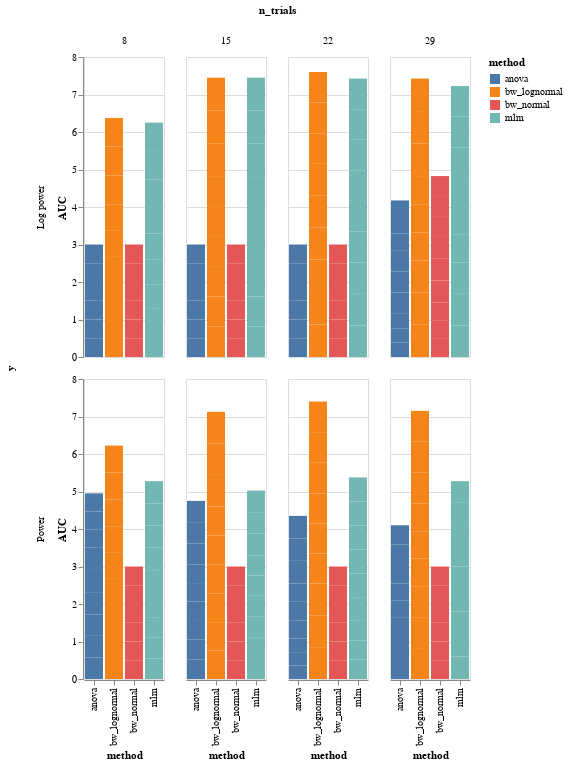
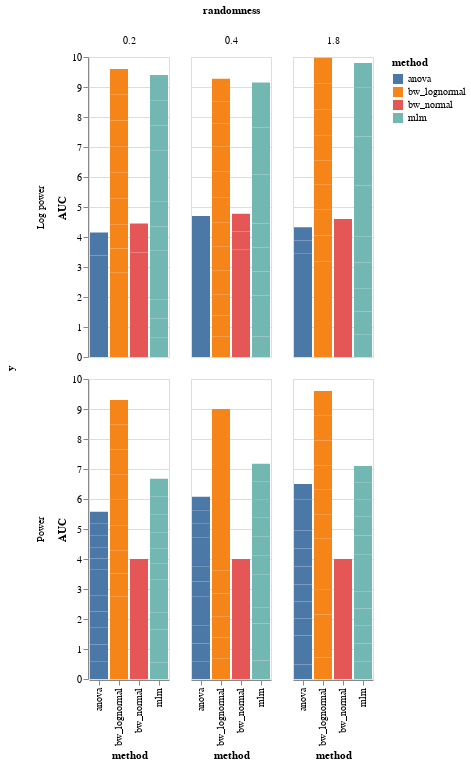

The notebook cell saved with these charts, in order:
### Markdown cell above
## Binary

### Code cell
reload(model_comparison)
bars,roc=model_comparison.plot_roc(res, binary=True)
bars.facet(column='n_trials', row='y').display()
bars.facet(column='randomness', row='y').display()

### Figure 1 — Vega-Lite specification as saved in the notebook (floating-point values rounded to 4 significant figures; data arrays with more than 128 entries replaced by an {"elided": "..."} marker saying what was removed)
{"config": {"view": {"continuousWidth": 400, "continuousHeight": 300}}, "data": {"name": "data-9efe20dfe8a071d619920c0d25ced43e"}, "facet": {"column": {"type": "quantitative", "field": "n_trials"}, "row": {"type": "nominal", "field": "y"}}, "spec": {"mark": "bar", "encoding": {"color": {"type": "nominal", "field": "method"}, "x": {"type": "nominal", "field": "method"}, "y": {"type": "quantitative", "field": "AUC"}}, "selection": {"selector088": {"type": "interval", "bind": "scales", "encodings": ["x", "y"]}}}, "$schema": "https://vega.github.io/schema/vega-lite/v4.8.1.json", "datasets": {"data-9efe20dfe8a071d619920c0d25ced43e": {"elided": "258 records"}}}

### Figure 2 — Vega-Lite specification as saved in the notebook (floating-point values rounded to 4 significant figures; data arrays with more than 128 entries replaced by an {"elided": "..."} marker saying what was removed)
{"config": {"view": {"continuousWidth": 400, "continuousHeight": 300}}, "data": {"name": "data-9efe20dfe8a071d619920c0d25ced43e"}, "facet": {"column": {"type": "quantitative", "field": "randomness"}, "row": {"type": "nominal", "field": "y"}}, "spec": {"mark": "bar", "encoding": {"color": {"type": "nominal", "field": "method"}, "x": {"type": "nominal", "field": "method"}, "y": {"type": "quantitative", "field": "AUC"}}, "selection": {"selector088": {"type": "interval", "bind": "scales", "encodings": ["x", "y"]}}}, "$schema": "https://vega.github.io/schema/vega-lite/v4.8.1.json", "datasets": {"data-9efe20dfe8a071d619920c0d25ced43e": {"elided": "258 records"}}}
